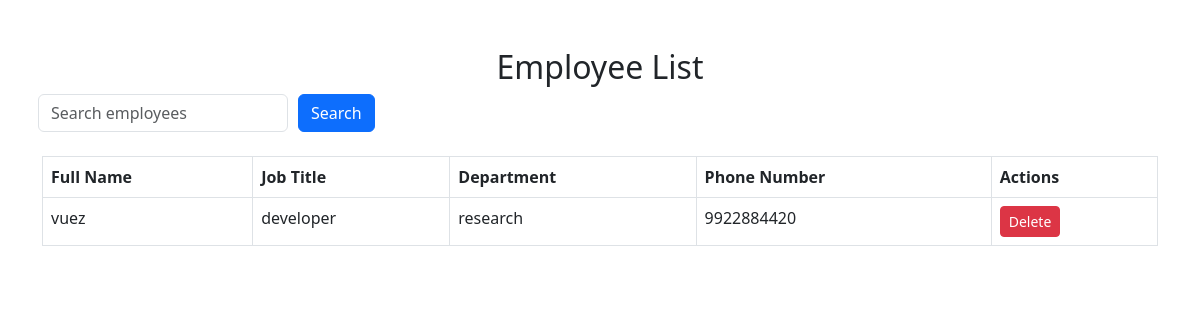
The page /employee_list/ on the database as committed earlier.
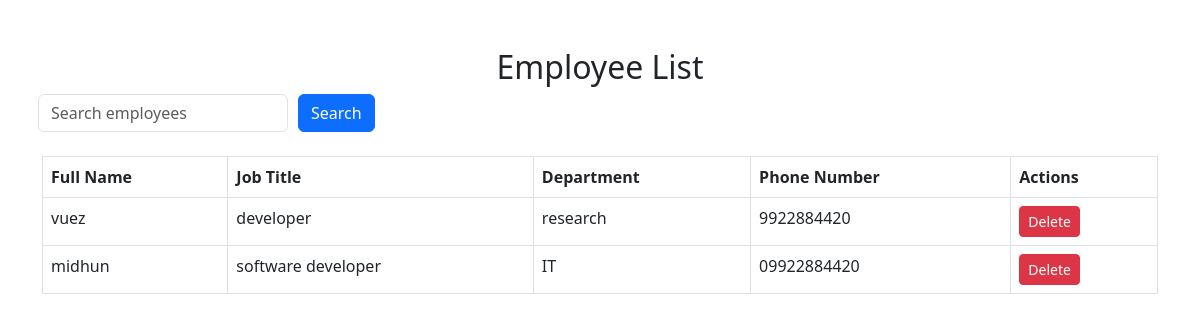
The same page on the database as committed later.
### accounts/models.py (models this page shows, shortened)
class Employee(models.Model):
    user = models.ForeignKey(User, on_delete=models.CASCADE)
    full_name = models.CharField(max_length=100)
    job_title = models.CharField(max_length=100)
    department = models.CharField(max_length=100)
    phone_number = models.CharField(max_length=15)
    address = models.CharField(max_length=255)
    gender = models.CharField(max_length=50)
    date_of_birth = models.DateField()
    marital_status = models.CharField(max_length=50)

### accounts/views.py (the view, shortened to what this page needs)
# urls.py: path('employee_list/', views.employee_list, name='employee_list'),
def employee_list(request):
    search_query = request.GET.get('search', '')
    employees = Employee.objects.all()
    dynamic_fields = DynamicField.objects.all()
    filter_conditions = Q()
    for field in dynamic_fields:
        filter_value = request.GET.get(f'filter_{field.label}', '').strip()
        if filter_value:
            filter_conditions &= Q(dynamic_data__icontains={field.label: filter_value})
    employees = employees.filter(filter_conditions)
    return render(request, 'accounts/employee_list.html', {
        'employees': employees,
        'search_query': search_query,
        'dynamic_fields': dynamic_fields
    })

### accounts/templates/accounts/employee_list.html (shortened to what this page needs)
{% load filters %}
<!DOCTYPE html>
<html lang="en">
<head>
    <link href="https://cdn.jsdelivr.net/npm/bootstrap@5.3.0/dist/css/bootstrap.min.css" rel="stylesheet">
</head>
<body>
    <div class="container mt-5">
        <h2 class="text-center">Employee List</h2>
        <form method="get" class="mb-4">
            <div class="row g-2 align-items-center">
                <div class="col-auto">
                    <input type="text" class="form-control" name="search" placeholder="Search employees" value="{{ search_query }}">
                </div>
                <div class="col-auto">
                    <button type="submit" class="btn btn-primary">Search</button>
                </div>
            </div>
        </form>
        <table class="table table-bordered">
            <thead>
                <tr>
                    <th>Full Name</th>
                    <th>Job Title</th>
                    <th>Department</th>
                    <th>Phone Number</th>
                    <th>Actions</th>
                </tr>
            </thead>
            <tbody>
                {% for employee in employees %}
                <tr>
                    <td>{{ employee.full_name }}</td>
                    <td>{{ employee.job_title }}</td>
                    <td>{{ employee.department }}</td>
                    <td>{{ employee.phone_number }}</td>
                    <td>
                        <form action="{% url 'delete_employee' employee.id %}" method="POST" style="display:inline;">
                            <button type="submit" class="btn btn-danger btn-sm"
                                onclick="return confirm('Are you sure you want to delete this employee?');">
                                Delete
                            </button>
                        </form>
                    </td>
                </tr>
                {% empty %}
                <tr>
                    <td colspan="{{ 5|add:dynamic_fields|length }}" class="text-center">No employees found.</td>
                </tr>
                {% endfor %}
            </tbody>
        </table>
    </div>
</body>
</html>

### accounts/templates/accounts/employee_list.html (style rules this page uses)
.form-control { max-width: 250px; gap: 0; }
.btn-primary { margin-left: 10px; max-width: 100px; }
.col-auto { padding-left: 0; padding-right: 0; }
.btn-primary, .form-control { display: inline-block; }

Rows that differ between the two databases and show on the page:
added Employee: full_name "midhun", job_title "software developer", department "IT", phone_number "09922884420"
